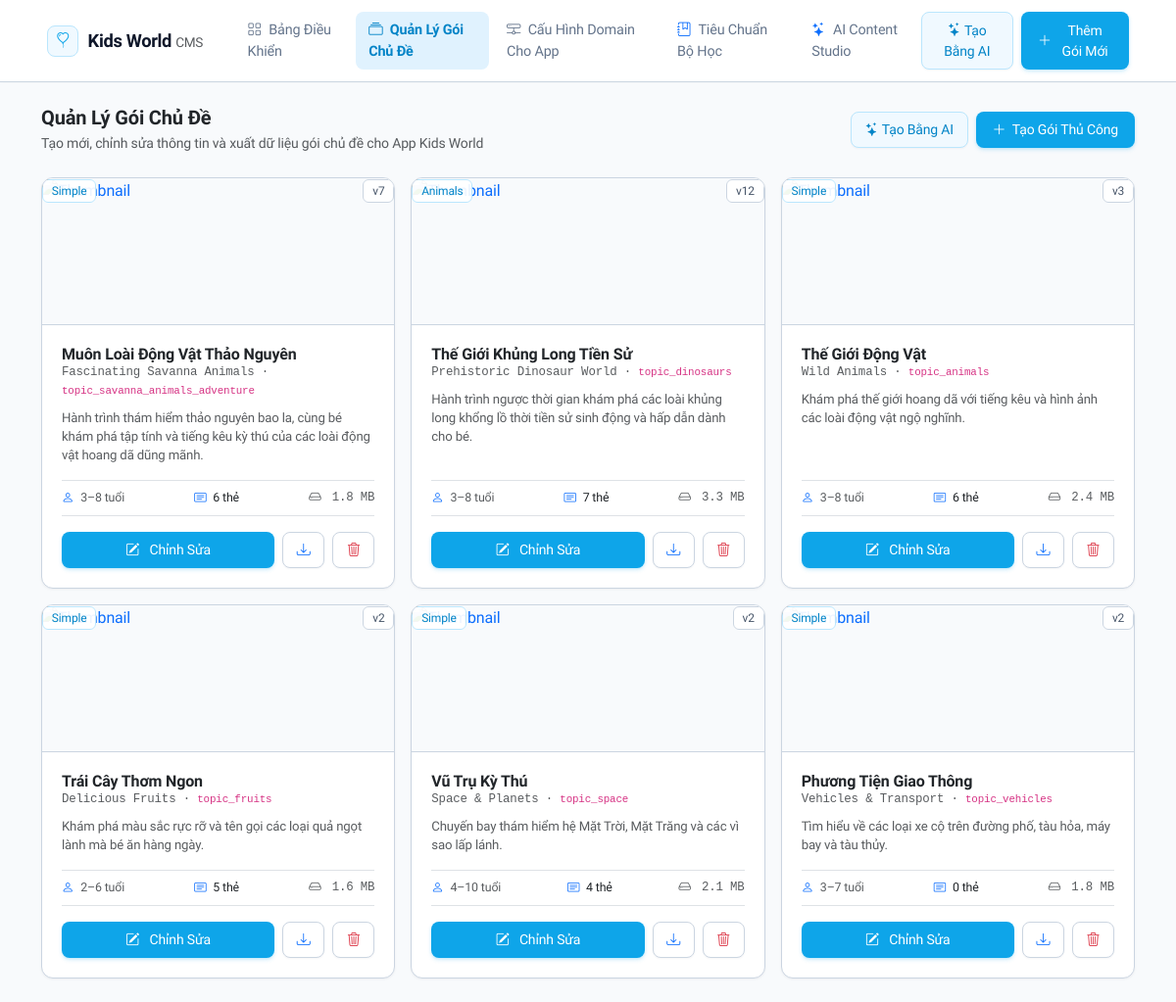
/packs, run on the app's committed database.
### tables this page shows
CREATE TABLE topic_packs (
                id TEXT PRIMARY KEY,
                title_vi TEXT NOT NULL,
                title_en TEXT NOT NULL,
                category TEXT NOT NULL,
                target_age_min INTEGER DEFAULT 3,
                target_age_max INTEGER DEFAULT 10,
                target_gender TEXT DEFAULT 'all',
                thumbnail_url TEXT,
                description_vi TEXT,
                description_en TEXT,
                version INTEGER DEFAULT 1,
                size_mb REAL DEFAULT 1.5,
                is_active INTEGER DEFAULT 1,
                created_at TIMESTAMP DEFAULT CURRENT_TIMESTAMP,
                updated_at TIMESTAMP DEFAULT CURRENT_TIMESTAMP
            , background_url TEXT, theme_color TEXT, selected_games_json TEXT DEFAULT '["coloring","memory_match"]', game_config_json TEXT DEFAULT '{}');

### src/Controllers/AdminController.php (called while the page is built, shortened)
<?php
class AdminController {
    private function render(string $view, array $data = []): void {
        require __DIR__ . '/../Views/layout/main.php';
        exit;
    }
    public function packs(): void {
        $packs = TopicPack::all();
        $this->render('packs/index', [
            'title' => 'Danh Mục Gói Chủ Đề',
            'packs' => $packs,
        ]);
    }
}

### src/Models/TopicPack.php (called while the page is built, shortened)
<?php
class TopicPack {
    public static function all(bool $activeOnly = false): array {
        $db = Database::getConnection();
        $sql = "
            SELECT p.*, COUNT(i.id) as item_count
            FROM topic_packs p
            LEFT JOIN topic_items i ON p.id = i.pack_id
        ";
        $sql .= " GROUP BY p.id ORDER BY p.created_at DESC";
        return $db->query($sql)->fetchAll();
    }
}

### src/Views/packs/index.php (the view, shortened to what this page needs)
<div class="d-flex justify-content-between align-items-center mb-4 flex-wrap gap-2">
    <div>
        <h5 class="fw-bold mb-1 text-dark">Quản Lý Gói Chủ Đề</h5>
        <p class="text-muted mb-0" style="font-size: 0.875rem;">Tạo mới, chỉnh sửa thông tin và xuất dữ liệu gói chủ đề cho App Kids World</p>
    </div>
    <div class="d-flex align-items-center gap-2">
        <a href="/ai-generator" class="btn btn-kw-subtle">
            <i class="bi bi-stars"></i> Tạo Bằng AI
        </a>
        <a href="/packs/create" class="btn btn-kw-primary">
            <i class="bi bi-plus-lg"></i> Tạo Gói Thủ Công
        </a>
    </div>
</div>
<div class="row g-3">
    <?php if (empty($packs)): ?>
        <div class="col-12">
            <div class="card card-custom p-5 text-center text-muted">
                <i class="bi bi-folder2-open fs-1 mb-2 text-muted opacity-50"></i>
                <h6 class="fw-semibold text-dark">Chưa có gói chủ đề nào</h6>
                <p class="small text-muted mb-3">Hãy tạo gói chủ đề đầu tiên để bắt đầu thêm nội dung học tập cho bé.</p>
                <div>
                    <a href="/packs/create" class="btn btn-kw-primary btn-sm">
                        <i class="bi bi-plus-lg"></i> Tạo Gói Ngay
                    </a>
                </div>
            </div>
        </div>
    <?php else: ?>
        <?php foreach ($packs as $p): ?>
            <div class="col-lg-4 col-md-6">
                <div class="card card-custom h-100 overflow-hidden d-flex flex-column">
                    <a href="/packs/<?= urlencode($p['id']) ?>/edit" class="d-block text-decoration-none position-relative" style="height: 150px; background: #f8fafc; overflow: hidden; border-bottom: 1px solid var(--kw-border);" title="Bấm để chỉnh sửa gói và quản lý thẻ">
                        <div class="position-absolute top-0 start-0 m-2.5">
                            <span class="badge-kw-blue shadow-xs" style="background: rgba(255,255,255,0.92); backdrop-filter: blur(4px); text-transform: capitalize;">
                                <?= htmlspecialchars($p['category']) ?>
                            </span>
                        </div>
                        <div class="position-absolute top-0 end-0 m-2.5">
                            <span class="badge-kw-slate shadow-xs" style="background: rgba(255,255,255,0.92); backdrop-filter: blur(4px);">v<?= $p['version'] ?></span>
                        </div>
                    </a>
                    <div class="card-body card-p-standard d-flex flex-column flex-grow-1">
                        <div class="mb-2">
                            <a href="/packs/<?= urlencode($p['id']) ?>/edit" class="text-decoration-none" title="Chỉnh sửa gói chủ đề">
                                <h6 class="fw-semibold mb-0 text-dark hover-primary"><?= htmlspecialchars($p['title_vi']) ?></h6>
                            </a>
                            <div class="text-muted font-monospace" style="font-size: 0.775rem;"><?= htmlspecialchars($p['title_en']) ?> · <code><?= htmlspecialchars($p['id']) ?></code></div>
                        </div>
                        <p class="text-muted mb-3 flex-grow-1" style="font-size: 0.825rem; line-height: 1.45;">
                            <?= htmlspecialchars($p['description_vi'] ?: 'Chưa có mô tả cho gói chủ đề này.') ?>
                        </p>
                        <div class="d-flex justify-content-between align-items-center py-2 border-top border-bottom mb-3 text-muted" style="font-size: 0.775rem;">
                            <span><i class="bi bi-person me-1 text-primary"></i> <?= $p['target_age_min'] ?>–<?= $p['target_age_max'] ?> tuổi</span>
                            <span class="fw-medium text-dark"><i class="bi bi-card-text me-1 text-primary"></i> <?= $p['item_count'] ?> thẻ</span>
                            <span class="font-monospace"><i class="bi bi-hdd me-1"></i> <?= $p['size_mb'] ?> MB</span>
                        </div>
                        <div class="d-flex gap-2 mt-auto">
                            <a href="/packs/<?= urlencode($p['id']) ?>/edit" class="btn btn-kw-primary btn-sm flex-fill justify-content-center py-1.5">
                                <i class="bi bi-pencil-square me-1"></i> Chỉnh Sửa
                            </a>
                            <a href="/api/packs/<?= urlencode($p['id']) ?>/download" target="_blank" class="btn btn-kw-outline btn-sm justify-content-center py-1.5 text-primary" title="Xem JSON Payload">
                                <i class="bi bi-download"></i>
                            </a>
                            <a href="/packs/<?= urlencode($p['id']) ?>/delete" class="btn btn-kw-outline btn-sm py-1.5 text-danger px-2.5" onclick="return confirm('Bạn có chắc chắn muốn xóa gói này?');" title="Xóa gói">
                                <i class="bi bi-trash3"></i>
                            </a>
                        </div>
                    </div>
                </div>
            </div>
        <?php endforeach; ?>
    <?php endif; ?>
</div>

### public/index.php (shortened to what this page needs)
<?php
$uri = parse_url($_SERVER['REQUEST_URI'], PHP_URL_PATH);
$method = $_SERVER['REQUEST_METHOD'];
$admin = new AdminController();
if ($uri === '/' || $uri === '/dashboard') {
    $admin->dashboard();
} elseif ($uri === '/ai-generator') {
    $admin->aiGenerator();
} elseif ($uri === '/packs') {
    $admin->packs();
} elseif ($uri === '/packs/create') {
    $admin->createPack();
} elseif ($uri === '/packs/store' && $method === 'POST') {
    $admin->storePack();
} elseif (preg_match('#^/packs/([^/]+)/edit$#', $uri, $matches)) {
    $admin->editPack(urldecode($matches[1]));
} elseif (preg_match('#^/packs/([^/]+)/update$#', $uri, $matches) && $method === 'POST') {
    $admin->updatePack(urldecode($matches[1]));
} elseif (preg_match('#^/packs/([^/]+)/delete$#', $uri, $matches)) {
    $admin->deletePack(urldecode($matches[1]));
} elseif (preg_match('#^/packs/([^/]+)/items/create$#', $uri, $matches)) {
    $admin->createItem(urldecode($matches[1]));
} elseif (preg_match('#^/packs/([^/]+)/items/store$#', $uri, $matches) && $method === 'POST') {
    $admin->storeItem(urldecode($matches[1]));
} elseif (preg_match('#^/packs/([^/]+)/items$#', $uri, $matches)) {
    $admin->items(urldecode($matches[1]));
} elseif (preg_match('#^/items/([^/]+)/edit$#', $uri, $matches)) {
    $admin->editItem(urldecode($matches[1]));
} elseif (preg_match('#^/items/([^/]+)/update$#', $uri, $matches) && $method === 'POST') {
    $admin->updateItem(urldecode($matches[1]));
} elseif (preg_match('#^/items/([^/]+)/delete$#', $uri, $matches)) {
    $admin->deleteItem(urldecode($matches[1]));
} elseif ($uri === '/guide') {
    $admin->domainGuide();
} elseif ($uri === '/docs' || $uri === '/docs/specification') {
    $admin->docsSpecification();
} else {
    header("Location: /");
    exit;
}

### src/Views/layout/main.php (shortened to what this page needs)
<!DOCTYPE html>
<html lang="vi">
<head>
    <link href="https://cdn.jsdelivr.net/npm/bootstrap@5.3.3/dist/css/bootstrap.min.css" rel="stylesheet">
    <link href="https://cdn.jsdelivr.net/npm/bootstrap-icons@1.11.3/font/bootstrap-icons.min.css" rel="stylesheet">
</head>
<body>
    <nav class="navbar navbar-expand-lg navbar-kw sticky-top">
        <div class="container-fluid max-w-7xl px-lg-4">
            <a class="navbar-brand" href="/">
                <span class="brand-icon">
                    <i class="bi bi-balloon-heart fs-6"></i>
                </span>
                <span>Kids World <span class="fw-normal text-muted" style="font-size: 0.85rem;">CMS</span></span>
            </a>
            <div class="collapse navbar-collapse" id="navMenu">
                <ul class="navbar-nav me-auto mb-2 mb-lg-0 ms-lg-3 gap-1">
                    <li class="nav-item">
                        <a class="nav-link <?= ($_SERVER['REQUEST_URI'] === '/' || $_SERVER['REQUEST_URI'] === '/dashboard') ? 'active' : '' ?>" href="/">
                            <i class="bi bi-grid me-1"></i> Bảng Điều Khiển
                        </a>
                    </li>
                    <li class="nav-item">
                        <a class="nav-link <?= str_starts_with($_SERVER['REQUEST_URI'], '/packs') ? 'active' : '' ?>" href="/packs">
                            <i class="bi bi-collection me-1"></i> Quản Lý Gói Chủ Đề
                        </a>
                    </li>
                    <li class="nav-item">
                        <a class="nav-link <?= str_starts_with($_SERVER['REQUEST_URI'], '/guide') ? 'active' : '' ?>" href="/guide">
                            <i class="bi bi-hdd-network me-1"></i> Cấu Hình Domain Cho App
                        </a>
                    </li>
                    <li class="nav-item">
                        <a class="nav-link <?= str_starts_with($_SERVER['REQUEST_URI'], '/docs') ? 'active' : '' ?>" href="/docs">
                            <i class="bi bi-journal-bookmark me-1 text-primary"></i> Tiêu Chuẩn Bộ Học
                        </a>
                    </li>
                    <li class="nav-item">
                        <a class="nav-link <?= str_starts_with($_SERVER['REQUEST_URI'], '/ai-generator') ? 'active' : '' ?>" href="/ai-generator">
                            <i class="bi bi-stars me-1 text-primary"></i> AI Content Studio
                        </a>
                    </li>
                </ul>
                <div class="d-flex align-items-center gap-2">
                    <a href="/ai-generator" class="btn btn-kw-subtle">
                        <i class="bi bi-stars"></i> Tạo Bằng AI
                    </a>
                    <a href="/packs/create" class="btn btn-kw-primary">
                        <i class="bi bi-plus-lg"></i> Thêm Gói Mới
                    </a>
                </div>
            </div>
        </div>
    </nav>
    <div class="container py-4">
        <?php require $contentView; ?>
    </div>
</body>
</html>

### src/Views/layout/main.php (style rules this page uses)
:root { --kw-primary: #0ea5e9; --kw-primary-hover: #0284c7; --kw-primary-light: #f0f9ff; --kw-primary-subtle: #e0f2fe; --kw-primary-border: #bae6fd; --kw-primary-ring: rgba(14, 165, 233, 0.16); --kw-bg: #f8fafc; --kw-surface: #ffffff; --kw-border: #cbd5e1; --kw-border-light: #e2e8f0; --kw-border-subtle: #f1f5f9; --kw-border-hover: #94a3b8; --kw-card-bg: #ffffff; --kw-card-border: #cbd5e1; --kw-card-border-hover: #7dd3fc; --kw-card-radius: 12px; --kw-card-pad-standard: 1.25rem; --kw-card-pad-compact: 1rem; --kw-card-pad-roomy: 1.5rem; --kw-text-main: #1e293b; --kw-text-muted: #64748b; --kw-text-light: #94a3b8; --kw-success: #10b981; --kw-success-bg: #ecfdf5; --kw-warning: #f59e0b; --kw-warning-bg: #fffbeb; --kw-danger: #ef4444; --kw-danger-bg: #fef2f2; --kw-radius: 12px; --kw-radius-sm: 8px; --kw-radius-pill: 9999px; --kw-shadow-sm: 0 1px 2px rgba(15, 23, 42, 0.04); --kw-shadow-btn: 0 2px 4px rgba(14, 165, 233, 0.18), 0 1px 2px rgba(14, 165, 233, 0.1); --kw-shadow-btn-hover: 0 4px 10px rgba(14, 165, 233, 0.25); --kw-shadow-card: 0 1px 3px rgba(15, 23, 42, 0.04), 0 1px 2px rgba(15, 23, 42, 0.02); --kw-shadow-card-hover: 0 4px 14px rgba(14, 165, 233, 0.09), 0 1px 3px rgba(0, 0, 0, 0.04); }
body { font-family: 'Plus Jakarta Sans', -apple-system, BlinkMacSystemFont, "Segoe UI", Roboto, sans-serif; background-color: var(--kw-bg); color: var(--kw-text-main); min-height: 100vh; letter-spacing: -0.01em; -webkit-font-smoothing: antialiased; }
.navbar-kw { background-color: var(--kw-surface); border-bottom: 1px solid var(--kw-border); padding: 0.75rem 1.5rem; box-shadow: 0 1px 3px rgba(0, 0, 0, 0.02); }
.navbar-brand { font-weight: 700; font-size: 1.15rem; color: #0f172a !important; display: flex; align-items: center; gap: 0.6rem; letter-spacing: -0.02em; }
.brand-icon { display: inline-flex; align-items: center; justify-content: center; width: 32px; height: 32px; background: var(--kw-primary-light); border: 1px solid var(--kw-primary-border); color: var(--kw-primary); border-radius: var(--kw-radius-sm); }
.navbar-kw .nav-link { color: var(--kw-text-muted) !important; font-weight: 500; font-size: 0.9rem; padding: 0.5rem 0.85rem !important; border-radius: var(--kw-radius-sm); transition: all 0.15s ease; }
.navbar-kw .nav-link.active { color: var(--kw-primary-hover) !important; background: var(--kw-primary-subtle); font-weight: 600; }
.card-custom { border: 1px solid var(--kw-card-border) !important; border-radius: var(--kw-card-radius) !important; box-shadow: var(--kw-shadow-card) !important; background-color: var(--kw-card-bg) !important; transition: border-color 0.2s cubic-bezier(0.4, 0, 0.2, 1), box-shadow 0.2s cubic-bezier(0.4, 0, 0.2, 1); position: relative; }
.card-p-standard, .card-custom.card-p-standard { padding: var(--kw-card-pad-standard) !important; }
.btn-kw-primary { background-color: var(--kw-primary); color: #ffffff !important; border: 1px solid rgba(14, 165, 233, 0.2); border-radius: var(--kw-radius-sm); font-weight: 500; font-size: 0.875rem; padding: 0.45rem 1rem; box-shadow: var(--kw-shadow-btn); transition: all 0.2s ease; display: inline-flex; align-items: center; gap: 0.4rem; }
.btn-kw-outline { background-color: var(--kw-surface); color: var(--kw-text-main); border: 1px solid var(--kw-border); border-radius: var(--kw-radius-sm); font-weight: 500; font-size: 0.875rem; padding: 0.45rem 0.85rem; box-shadow: var(--kw-shadow-sm); transition: all 0.15s ease; display: inline-flex; align-items: center; gap: 0.35rem; }
.btn-kw-subtle { background-color: var(--kw-primary-light); color: var(--kw-primary-hover); border: 1px solid var(--kw-primary-border); border-radius: var(--kw-radius-sm); font-weight: 500; font-size: 0.875rem; padding: 0.45rem 0.85rem; box-shadow: var(--kw-shadow-sm); transition: all 0.15s ease; }
.badge-kw-blue { background-color: var(--kw-primary-light); color: #0284c7; border: 1px solid var(--kw-primary-border); font-weight: 500; font-size: 0.75rem; border-radius: 6px; padding: 0.25rem 0.55rem; }
.badge-kw-slate { background-color: #f1f5f9; color: #475569; border: 1px solid var(--kw-border); font-weight: 500; font-size: 0.75rem; border-radius: 6px; padding: 0.25rem 0.55rem; }

### data on the page
topic_packs: category "Simple", version "7", title_vi "Muôn Loài Động Vật Thảo Nguyên", title_en "Fascinating Savanna Animals", id "topic_savanna_animals_adventure", description_vi "Hành trình thám hiểm thảo nguyên bao la, cùng bé khám phá tập tính và tiếng kêu kỳ thú của các loài động vật hoang dã dũng mãnh.", target_age_min "3", target_age_max "8", item_count "6", size_mb "1.8"
topic_packs: category "Animals", version "12", title_vi "Thế Giới Khủng Long Tiền Sử", title_en "Prehistoric Dinosaur World", id "topic_dinosaurs", description_vi "Hành trình ngược thời gian khám phá các loài khủng long khổng lồ thời tiền sử sinh động và hấp dẫn dành cho bé.", target_age_min "3", target_age_max "8", item_count "7", size_mb "3.3"
topic_packs: category "Simple", version "3", title_vi "Thế Giới Động Vật", title_en "Wild Animals", id "topic_animals", description_vi "Khám phá thế giới hoang dã với tiếng kêu và hình ảnh các loài động vật ngộ nghĩnh.", target_age_min "3", target_age_max "8", item_count "6", size_mb "2.4"
topic_packs: category "Simple", version "2", title_vi "Trái Cây Thơm Ngon", title_en "Delicious Fruits", id "topic_fruits", description_vi "Khám phá màu sắc rực rỡ và tên gọi các loại quả ngọt lành mà bé ăn hàng ngày.", target_age_min "2", target_age_max "6", item_count "5", size_mb "1.6"
topic_packs: category "Simple", version "2", title_vi "Vũ Trụ Kỳ Thú", title_en "Space & Planets", id "topic_space", description_vi "Chuyến bay thám hiểm hệ Mặt Trời, Mặt Trăng và các vì sao lấp lánh.", target_age_min "4", target_age_max "10", item_count "4", size_mb "2.1"
topic_packs: category "Simple", version "2", title_vi "Phương Tiện Giao Thông", title_en "Vehicles & Transport", id "topic_vehicles", description_vi "Tìm hiểu về các loại xe cộ trên đường phố, tàu hỏa, máy bay và tàu thủy.", target_age_min "3", target_age_max "7", item_count "0", size_mb "1.8"
